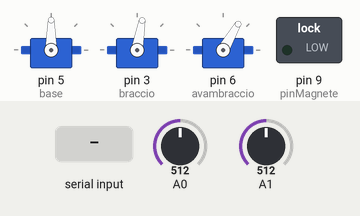
A sketch run on a simulated Arduino Uno, built with avr-gcc and run on an emulated ATmega328P. Shown: 3 × servo, switched loads named in the sketch (green lamp = pin HIGH). The inputs (shaded band) are chosen by the test bench; at power-on: A0 = 512, A1 = 512. Pins used as bus, display or sensor lines are not drawn; what the sketch prints to the serial monitor is not drawn.

Above: at 1.6 s.
1.7 s: "-\n" received over Serial
At 2.15 s:
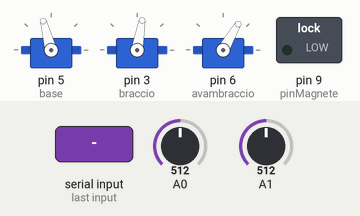
At 5.58 s:
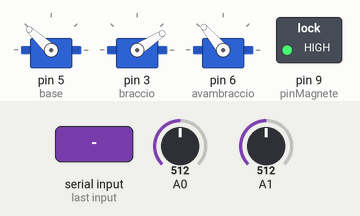
Timing chart, 0 to 16.0 s (numbered marks = the images above; inputs shaded):
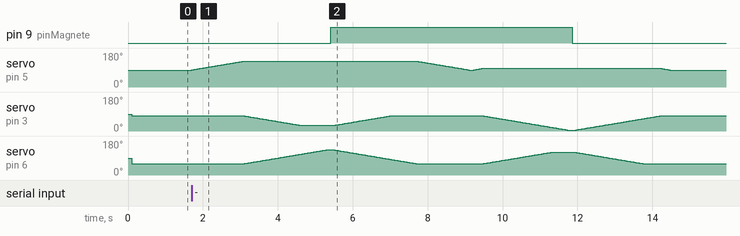

The sketch:

ControlPanelSketch.ino
```cpp
#include <Servo.h>
Servo base;
Servo braccio;
Servo avambraccio;

const int startPosBase=90;
const int startPosBraccio=80;
const int startPosAvambraccio=60;


const int rangeBase[2]={0,180};
const int rangeAvambraccio[2]={60,180};
const int rangeBraccio[2]={80,0};
const int pinMagnete=9;

char tavolo[3][3]={
  {' ',' ',' '},
  {' ',' ',' '},
  {' ',' ',' '}
};


const int s0=10;
const int s1=11;
const int s2=12;

//Prototipi
String readMessage();
void sendMessage(String msg);
void moveBase(int angle,int time);
void moveBraccio(int angle,int time);
void moveAvambraccio(int angle,int time);
int detectMossa(char tavolo[][3]);
int equalsMatrix(char matrix1[][3],char matrix2[][3]);
void updateTavolo(char tavolo[][3],int mossa,char value);
bool checkSlot0();
bool checkSlot1();
bool checkSlot2();
bool checkSlot3();
bool checkSlot4();
bool checkSlot5();
bool checkSlot6();
bool checkSlot7();
bool checkSlot8();
void updateTavolo(char tavolo1[][3],char tavolo2[][3],char value);
void moveArm(int endB, int endAva, int time);
void getToken(int token[], int time);
void setToken(int token[], int time);
bool isWinner(char tavolo[][3],char value);
bool isDraw(char tavolo[][3]);
void clearTris(char table[][3],int progressivoPedine);
void sendMossaPlayer(char tavolo[][3]);
void getMossaRobot(char tavolo[][3], int progressivoPedina);

void setup() {
  // put your setup code here, to run once:
  Serial.begin(9600);

  base.attach(5);
  braccio.attach(3);
  avambraccio.attach(6);
  pinMode(pinMagnete,OUTPUT);

  delay(100);

  base.write(startPosBase);
  braccio.write(startPosBraccio);
  avambraccio.write(startPosAvambraccio);

  delay(100);

  pinMode(s0, OUTPUT);
  pinMode(s1, OUTPUT);
  pinMode(s2, OUTPUT);
  delay(100);
  digitalWrite(s0, LOW);
  digitalWrite(s1, LOW);
  digitalWrite(s2, LOW);
  delay(100);


}


String incomingByte = "";
int progressivoPedina=0;
int mossa=-1;

void loop() {

  incomingByte=readMessage();

  if(incomingByte!=""){
    if(incomingByte=="RichiedoConnessione") sendMessage("OK");
    else if(1000<=incomingByte.toInt() && incomingByte.toInt()<2000) moveBase(incomingByte.toInt()-1000,20);
    else if(2000<=incomingByte.toInt() && incomingByte.toInt()<3000) moveBraccio(incomingByte.toInt()-2000,20);
    else if(3000<=incomingByte.toInt() && incomingByte.toInt()<4000) moveAvambraccio(incomingByte.toInt()-3000,20);
    else if(incomingByte=="011") digitalWrite(pinMagnete,HIGH);
    else if(incomingByte=="010") digitalWrite(pinMagnete,LOW);
    else if(incomingByte=="000") clearTris(tavolo,progressivoPedina);
    else if(incomingByte=="111") sendMossaPlayer(tavolo);
    else if(0<=incomingByte.toInt() && incomingByte.toInt()<=8) getMossaRobot(tavolo, progressivoPedina);
  }


  incomingByte="";
}

String readMessage(){
  String incomingByte="";
  while(Serial.available()){
      incomingByte=Serial.readStringUntil('\n');
  }
  return incomingByte;
}

void sendMessage(String msg){
  Serial.print(msg);
}

void moveBase(int angle,int time){
  int currentPosition=base.read();
  if(currentPosition!=angle){
    for(int i=currentPosition;i!=angle;){
        if(i<angle)
          i=i+1;
        else
          i=i-1;
        base.write(i);
        delay(time);
    }
  }
}

void moveBraccio(int angle,int time){
  int currentPosition=braccio.read();
  if(currentPosition!=angle){
    for(int i=currentPosition;i!=angle;){
        if(i<angle)
          i=i+1;
        else
          i=i-1;
        braccio.write(i);
        delay(time);
    }
  }
}

void moveAvambraccio(int angle,int time){
  int currentPosition=avambraccio.read();
  if(currentPosition!=angle){
    for(int i=currentPosition;i!=angle;){
        if(i<angle)
          i=i+1;
        else
          i=i-1;
        avambraccio.write(i);
        delay(time);
    }
  }
}

bool isDraw(char tavolo[][3]){

  for (int i=0;i<3;i++)
    for (int j=0;j<3;j++)
      if (tavolo[i][j]==' ') return false;

  return true;
}

bool isWinner(char tavolo[][3],char value){
  //Righe
  if(tavolo[0][0]==value && tavolo[0][1]==value && tavolo[0][2]==value) return true;
  if(tavolo[1][0]==value && tavolo[1][1]==value && tavolo[1][2]==value) return true;
  if(tavolo[2][0]==value && tavolo[2][1]==value && tavolo[2][2]==value) return true;
  //Colonne
  if(tavolo[0][0]==value && tavolo[1][0]==value && tavolo[2][0]==value) return true;
  if(tavolo[0][1]==value && tavolo[1][1]==value && tavolo[2][1]==value) return true;
  if(tavolo[0][2]==value && tavolo[1][2]==value && tavolo[2][2]==value) return true;
  //Diagonale
  if(tavolo[0][0]==value && tavolo[1][1]==value && tavolo[2][2]==value) return true;
  if(tavolo[0][2]==value && tavolo[1][1]==value && tavolo[2][0]==value) return true;

  return false;
}

int detectMossa(char tavolo[][3]){

  char matrix[3][3]={
    {' ',' ',' '},
    {' ',' ',' '},
    {' ',' ',' '}
  };

  if(checkSlot0()) matrix[0][0]='-';
  if(checkSlot1()) matrix[0][1]='-';
  if(checkSlot2()) matrix[0][2]='-';
  if(checkSlot3()) matrix[1][0]='-';
  if(checkSlot4()) matrix[1][1]='-';
  if(checkSlot5()) matrix[1][2]='-';
  if(checkSlot6()) matrix[2][0]='-';
  if(checkSlot7()) matrix[2][1]='-';
  if(checkSlot8()) matrix[2][2]='-';


  int isEquals=equalsMatrix(matrix,tavolo);

  return isEquals;
}

int equalsMatrix(char matrix1[][3],char matrix2[][3]){
  int pos=0;
  for(int i=0;i<3;i++)
    for(int j=0;j<3;j++)
      if(matrix1[i][j]=='-' && matrix2[i][j]==' ') {return pos;} else {pos=pos+1;}

  return -1;
}

bool checkSlot0(){
  digitalWrite(s0,LOW);
  digitalWrite(s1,HIGH);
  digitalWrite(s2,HIGH);
  int value=analogRead(A0);
  value=map(value,0,1024,0,200);
  if(value>15) return false; else return true;
}

bool checkSlot1(){
  digitalWrite(s0,HIGH);
  digitalWrite(s1,LOW);
  digitalWrite(s2,HIGH);
  int value=analogRead(A0);
  value=map(value,0,1024,0,200);
  if(value>15) return false; else return true;

}

bool checkSlot2(){
  digitalWrite(s0,LOW);
  digitalWrite(s1,HIGH);
  digitalWrite(s2,LOW);
  int value=analogRead(A0);
  value=map(value,0,1024,0,200);
  if(value>15) return false; else return true;
}

bool checkSlot3(){
  int value=analogRead(A1);
  value=map(value,0,1024,0,200);
  if(value>15) return false; else return true;
}

bool checkSlot4(){
  digitalWrite(s0,LOW);
  digitalWrite(s1,LOW);
  digitalWrite(s2,HIGH);
  int value=analogRead(A0);
  value=map(value,0,1024,0,200);
  if(value>15) return false; else return true;
}

bool checkSlot5(){
  digitalWrite(s0,HIGH);
  digitalWrite(s1,LOW);
  digitalWrite(s2,LOW);
  int value=analogRead(A0);
  value=map(value,0,1024,0,200);
  if(value>15) return false; else return true;
}

bool checkSlot6(){
  digitalWrite(s0,HIGH);
  digitalWrite(s1,HIGH);
  digitalWrite(s2,HIGH);
  int value=analogRead(A0);
  value=map(value,0,1024,0,200);
  if(value>15) return false; else return true;
}

bool checkSlot7(){
  digitalWrite(s0,HIGH);
  digitalWrite(s1,HIGH);
  digitalWrite(s2,LOW);
  int value=analogRead(A0);
  value=map(value,0,1024,0,200);
  if(value>15) return false; else return true;
}

bool checkSlot8(){
  digitalWrite(s0,LOW);
  digitalWrite(s1,LOW);
  digitalWrite(s2,LOW);
  int value=analogRead(A0);
  value=map(value,0,1024,0,200);
  if(value>15) return false; else return true;
}

void updateTavolo(char tavolo[][3],int mossa,char value){
  switch(mossa){
        case 0:
          tavolo[0][0]=value;
          break;
        case 1:
          tavolo[0][1]=value;
          break;
        case 2:
          tavolo[0][2]=value;
          break;
        case 3:
          tavolo[1][0]=value;
          break;
        case 4:
          tavolo[1][1]=value;
          break;
        case 5:
          tavolo[1][2]=value;
          break;
        case 6:
          tavolo[2][0]=value;
          break;
        case 7:
          tavolo[2][1]=value;
          break;
        case 8:
          tavolo[2][2]=value;
          break;
      }

}

void setToken(int token[], int time){
  int area=token[3];
  moveBase(token[0],time);
  if(area==0){
    moveArm(40,token[2],time);
    moveArm(token[1],token[2],time);
  }
  if(area==1){
    moveArm(30,token[2],time);
    moveArm(token[1],token[2],time);
  }
  if(area==2){
    moveArm(20,token[2],time);
    moveArm(token[1],token[2],time);
  }

  delay(100);
  digitalWrite(pinMagnete,LOW);
  delay(100);
  moveArm(startPosBraccio,startPosAvambraccio,time);
  moveBase(startPosBase,time);

}

void getToken(int token[], int time){

  moveBase(token[0],time);
  moveArm(token[1],token[2],time);
  delay(100);
  digitalWrite(pinMagnete,HIGH);
  delay(100);
  moveArm(startPosBraccio,startPosAvambraccio,time);
  moveBase(startPosBase,time);

}

void moveArm(int endB, int endAva, int time){

    int startB=braccio.read();
    int startAva=avambraccio.read();

    if(startB!=endB || startAva!=endAva){
      for(int i=startB, j=startAva; i!=endB || j!=endAva;){
        if(i!=endB){
          if(i<endB)
            i=i+1;
          else
            i=i-1;
        }

        if(j!=endAva){
          if(j<endAva)
            j=j+1;
          else
            j=j-1;
        }

        braccio.write(i);
        avambraccio.write(j);
        delay(time);
      }
    }
}

void doMossaRobot(int posizione, int progressivoPedina){


  int posPedineX[5][3]={
  {137,30,133},
  {137,27,135},
  {137,24,138},
  {137,21,142},
  {137,17,145}
  };

  int trisSlot[9][4]{
    {99,5,120,2},
    {81,7,125,2},
    {60,5,120,2},
    {105,12,140,1},
    {81,15,145,1},
    {53,16,140,1},
    {116,18,165,0},
    {80,15,175,0},
    {42,18,165,0}
  };

  int time=30;

  getToken(posPedineX[progressivoPedina],time);
  delay(100);
  setToken(trisSlot[posizione],time);

  return;
}

void clearTris(char table[][3],int progressivoPedine){
  for (int i=0;i<3;i++)
    for (int j=0;j<3;j++)
      table[i][j]=' ';

  progressivoPedine=0;
}

void sendMossaPlayer(char tavolo[][3]){
  int mossa=-1;
  while(mossa==-1){
    delay(500);
    mossa=detectMossa(tavolo);
  }
  updateTavolo(tavolo,mossa,'O');
  sendMessage(String(mossa));
}

void getMossaRobot(char tavolo[][3], int progressivoPedina){
  doMossaRobot(incomingByte.toInt(), progressivoPedina);
  progressivoPedina=progressivoPedina+1;
  updateTavolo(tavolo,incomingByte.toInt(),'X');
  sendMessage("1");

  delay(100);
  if(!isDraw(tavolo) && !isWinner(tavolo,'X')){
    sendMossaPlayer(tavolo);
  }

}
```

Measured:
- after the input at 1.7 s, pin 9 (pinMagnete): LOW → HIGH after 3.7 s, → LOW 6.4 s later
